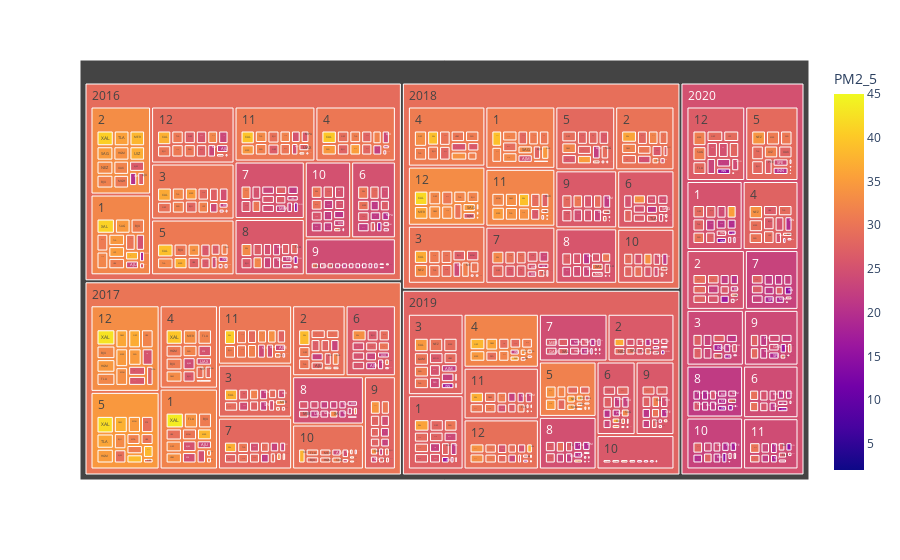

Here is the notebook cell this chart was saved with:
### Code cell
fig = px.treemap(data, path=['year', 'month', 'id_station'], values='PM2_5', color='PM2_5')
fig.show()

### Figure 1 — Plotly figure (JSON) as saved in the notebook; plotly's stock layout.template omitted (floating-point values rounded to 4 significant figures; data arrays with more than 128 entries replaced by an {"elided": "..."} marker saying what was removed)
{"data": [{"branchvalues": "total", "customdata": {"elided": "930x1 float values"}, "domain": {"x": [0, 1], "y": [0, 1]}, "hovertemplate": "labels=%{label}<br>PM2_5_sum=%{value}<br>parent=%{parent}<br>id=%{id}<br>PM2_5=%{color}<extra></extra>", "ids": {"elided": "930 str values"}, "labels": {"elided": "930 str values"}, "marker": {"coloraxis": "coloraxis", "colors": {"elided": "930 float values"}}, "name": "", "parents": {"elided": "930 str values"}, "type": "treemap", "values": {"elided": "930 int values"}}], "layout": {"coloraxis": {"colorbar": {"title": {"text": "PM2_5"}}, "colorscale": [[0, "#0d0887"], [0.1111, "#46039f"], [0.2222, "#7201a8"], [0.3333, "#9c179e"], [0.4444, "#bd3786"], [0.5556, "#d8576b"], [0.6667, "#ed7953"], [0.7778, "#fb9f3a"], [0.8889, "#fdca26"], [1, "#f0f921"]]}, "legend": {"tracegroupgap": 0}, "margin": {"t": 60}}}
